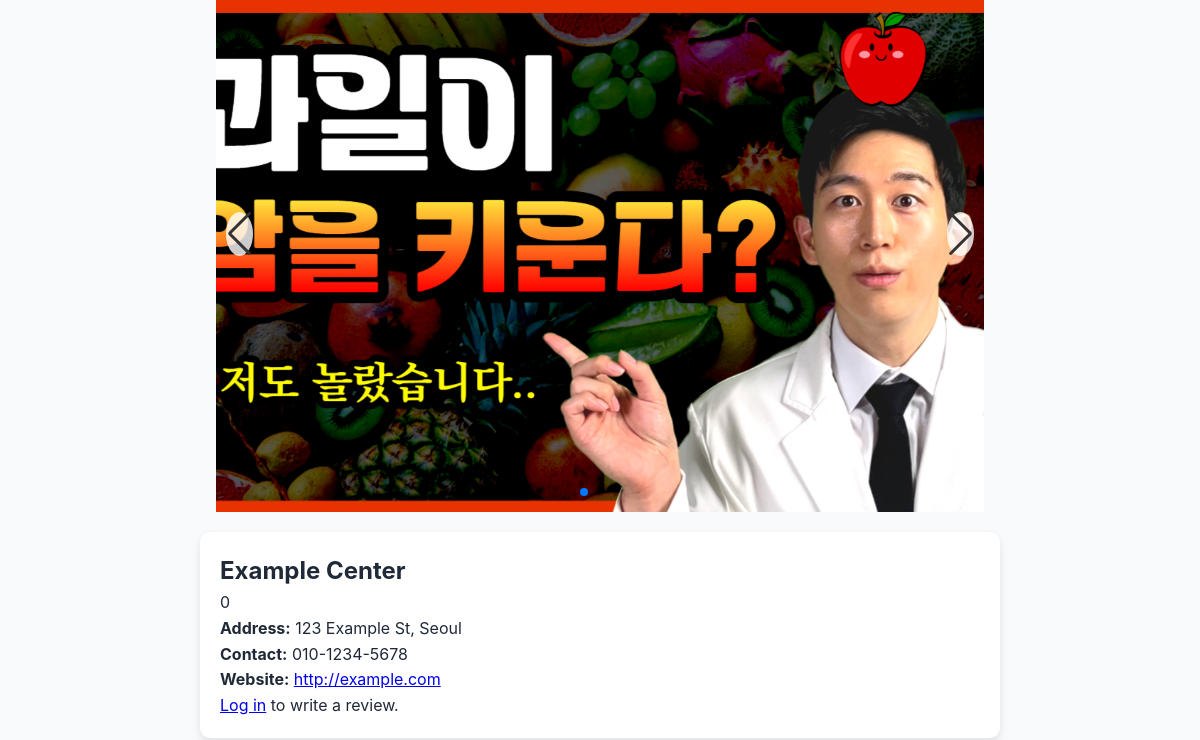
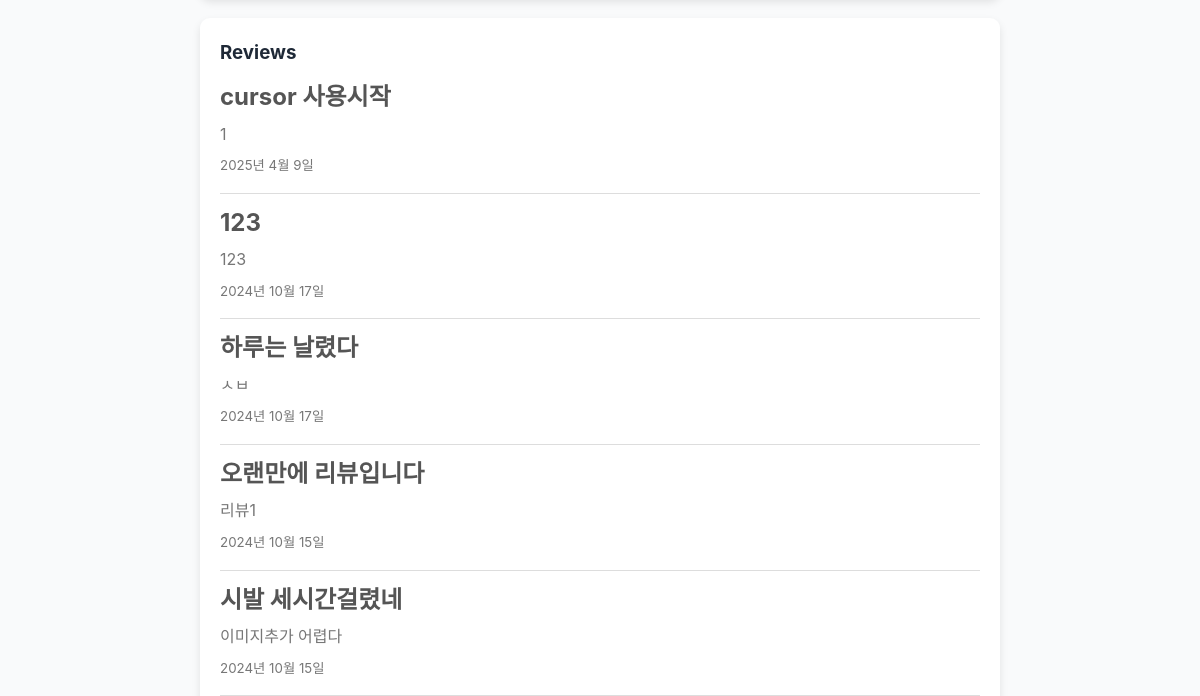
Before: /1/ (upper part) with the older database file (2 pictures, top to bottom).
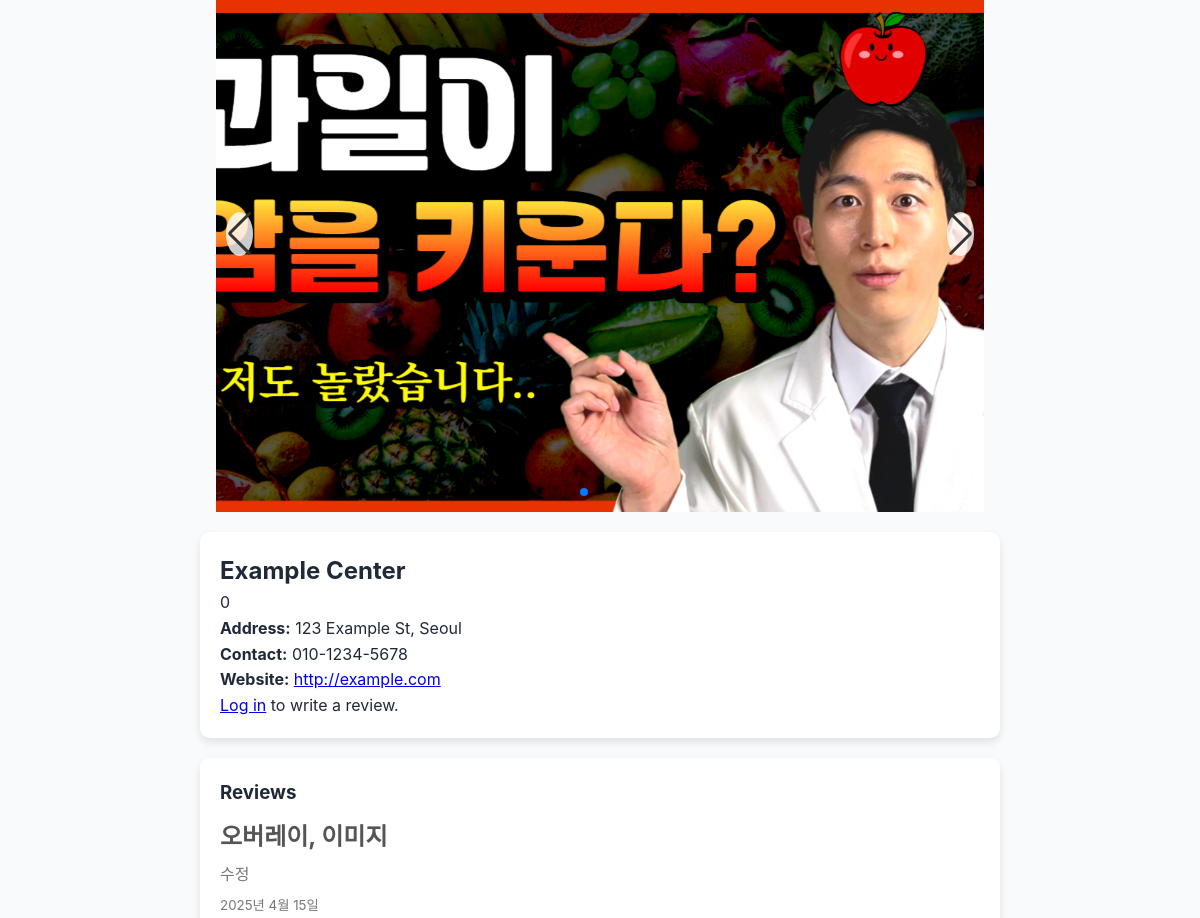
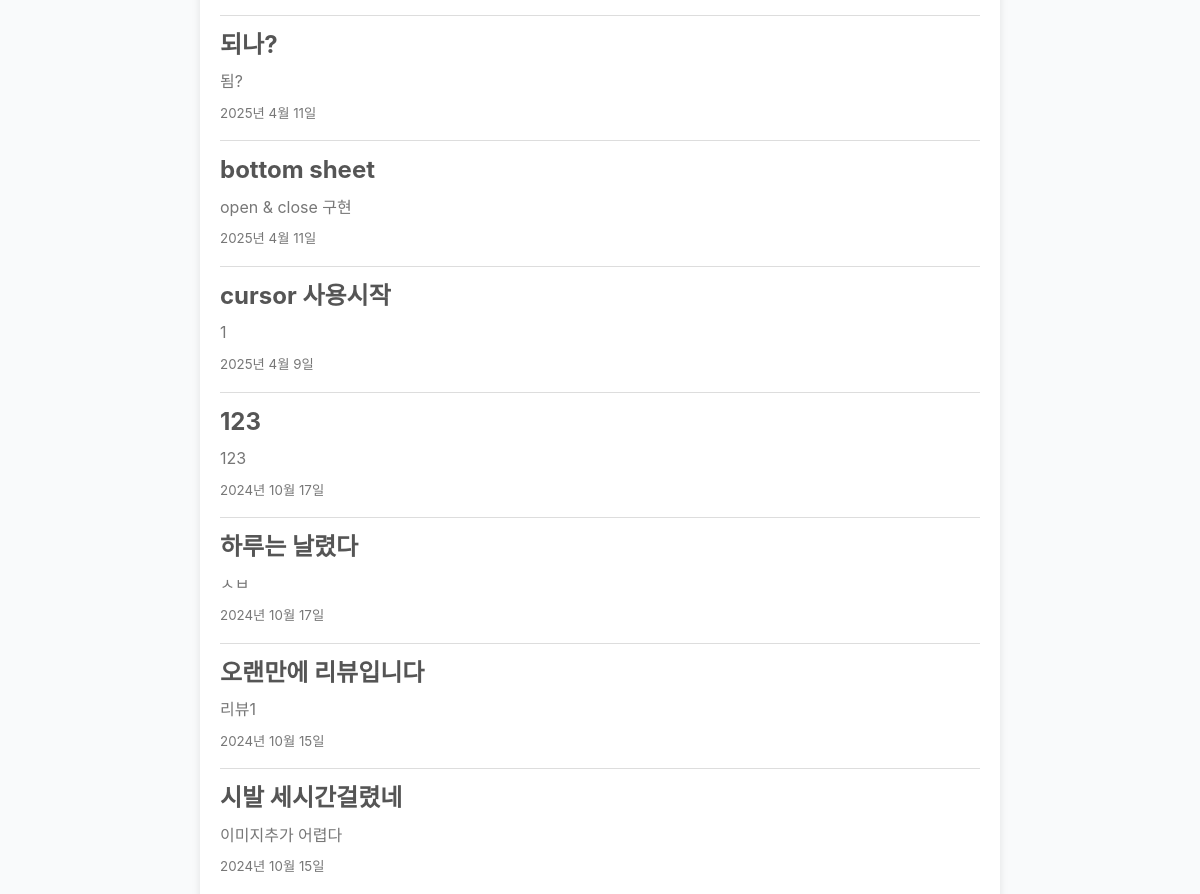
After: the same page with the newer database file (2 pictures, top to bottom).
### centers/models.py (models this page shows, shortened)
class CenterImage(models.Model):
    center = models.ForeignKey(Center, related_name='images', on_delete=models.CASCADE)
    image = models.ImageField(upload_to='center_images/')

class Center(models.Model):
    name = models.CharField(max_length=200)
    representative = models.CharField(max_length=200)
    address = models.CharField(max_length=300)
    contact = models.CharField(max_length=100)
    url = models.URLField()
    latitude = models.DecimalField(max_digits=9, decimal_places=6)
    longitude = models.DecimalField(max_digits=9, decimal_places=6)
    operating_hours = models.CharField(max_length=100)  # 운영시간
    description = models.TextField()  # 센터 소개글

class Review(models.Model):
    center = models.ForeignKey(Center, on_delete=models.CASCADE)
    user = models.ForeignKey(User, on_delete=models.CASCADE)
    title = models.CharField(max_length=100)
    summary = models.TextField()
    date = models.DateField()
    url = models.CharField(max_length=200, null=True, blank=True)
    @property
    def has_url(self):
        return bool(self.url)

### centers/views.py (the view)
# urls.py: path('<int:center_id>/', views.center_detail, name='center_detail'),
def center_detail(request, center_id):
    center = Center.objects.get(pk=center_id)
    reviews = Review.objects.filter(center=center).order_by('-date')
    if request.method == 'POST':
        if not request.user.is_authenticated:
            return redirect('login')  # Redirect to login if user is not authenticated
        form = ReviewForm(request.POST)
        if form.is_valid():
            review = form.save(commit=False)
            review.user = request.user
            review.center = center
            review.date = timezone.now()
            review.save()
            return redirect('center_detail', center_id=center_id)
    else:
        form = ReviewForm()
    center_images = center.images.all()
    return render(request, 'centers/center_detail.html', {
        'center': center,
        'reviews': reviews,
        'form': form,
        'center_images': center_images,  # Pass the images to the template
    })

### centers/templates/centers/center_detail.html (shortened to what this page needs)
<!DOCTYPE html>
<html lang="en">
<head>
    {% load static %}
    <link rel="stylesheet" href="{% static 'centers/styles.css' %}">
    <link rel="stylesheet" href="https://cdn.jsdelivr.net/npm/swiper@11/swiper-bundle.min.css" />
</head>
<body>
<div class="swiper-container max-w-screen-md mx-auto">
    <div class="swiper-wrapper">
        {% for image in center.images.all %}
        <div class="swiper-slide">
            <div class="image-container">
                <img src="{{ image.image.url }}" alt="Facility image for {{ center.name }}">
            </div>
        </div>
        {% endfor %}
    </div>
    <div class="swiper-button-next"></div>
    <div class="swiper-button-prev"></div>
    <div class="swiper-pagination"></div>
</div>
<div id="center-info">
    <h2>{{ center.name }}</h2>
    <p>{{ center.description }}</p>
    <p><strong>Address:</strong> {{ center.address }}</p>
    <p><strong>Contact:</strong> {{ center.contact }}</p>
    <p><strong>Website:</strong> <a href="{{ center.url }}" target="_blank">{{ center.url }}</a></p>
    {% if user.is_authenticated %}
        <button id="write-review-btn">Write a Review</button>
    {% else %}
        <p><a href="{% url 'login' %}">Log in</a> to write a review.</p>
    {% endif %}
</div>
<div id="reviews">
    <h3>Reviews</h3>
    {% for review in reviews %}
    <div class="review">
        <h3>{{ review.title }}</h3>
        <p>{{ review.summary }}</p>
        <p><small>{{ review.date }}</small></p>
    </div>
    {% endfor %}
</div>
</body>
</html>

### centers/static/centers/styles.css (style rules this page uses)
* { margin: 0; padding: 0; box-sizing: border-box; }
:root { --primary-color: #4f46e5; --primary-hover: #4338ca; --secondary-color: #3b82f6; --text-color: #1f2937; --text-light: #6b7280; --border-color: #e5e7eb; --background-light: #f9fafb; --shadow-sm: 0 1px 2px rgba(0, 0, 0, 0.05); --shadow-md: 0 4px 6px -1px rgba(0, 0, 0, 0.1); --shadow-lg: 0 10px 15px -3px rgba(0, 0, 0, 0.1); }
body { font-family: -apple-system, BlinkMacSystemFont, 'Segoe UI', Roboto, 'Helvetica Neue', Arial, sans-serif; line-height: 1.6; color: var(--text-color); background-color: var(--background-light); overflow: hidden; }
.swiper-container { width: 100%; max-width: 768px; margin: 0 auto; position: relative; overflow: hidden; }
.swiper-wrapper { display: flex; }
.swiper-slide { width: 100%; flex-shrink: 0; position: relative; padding-top: 66.67%; }
.swiper-slide img { position: absolute; top: 0; left: 0; width: 100%; height: 100%; object-fit: cover; }
.swiper-container .swiper-slide:first-child { display: block; }
#center-info, #reviews { max-width: 800px; margin: 20px auto; padding: 20px; background-color: white; border-radius: 10px; box-shadow: 0 4px 8px rgba(0, 0, 0, 0.1); display: block; }
.review { border-bottom: 1px solid #ddd; padding: 10px 0; }
.review h3 { margin: 0; font-size: 1.5rem; color: #555; }
.review p { margin: 5px 0; color: #777; }
@media screen and (min-width: 768px) { .swiper-container { max-width: 768px; margin-left: auto; margin-right: auto; } }
.swiper-button-next, .swiper-button-prev { position: absolute; top: 50%; transform: translateY(-50%); width: 40px; height: 40px; background-color: rgba(255, 255, 255, 0.8); border-radius: 50%; z-index: 10; cursor: pointer; display: flex; align-items: center; justify-content: center; }
.swiper-button-prev { left: 10px; }
.swiper-button-next { right: 10px; }
.swiper-button-next::after, .swiper-button-prev::after { font-size: 20px; color: #333; }

Changed rows visible on the page:
added Review: title "오버레이, 이미지", summary "수정", date "2025년 4월 15일"
added Review: title "되나?", summary "됨?", date "2025년 4월 11일"
added Review: title "bottom sheet", summary "open & close 구현", date "2025년 4월 11일"
